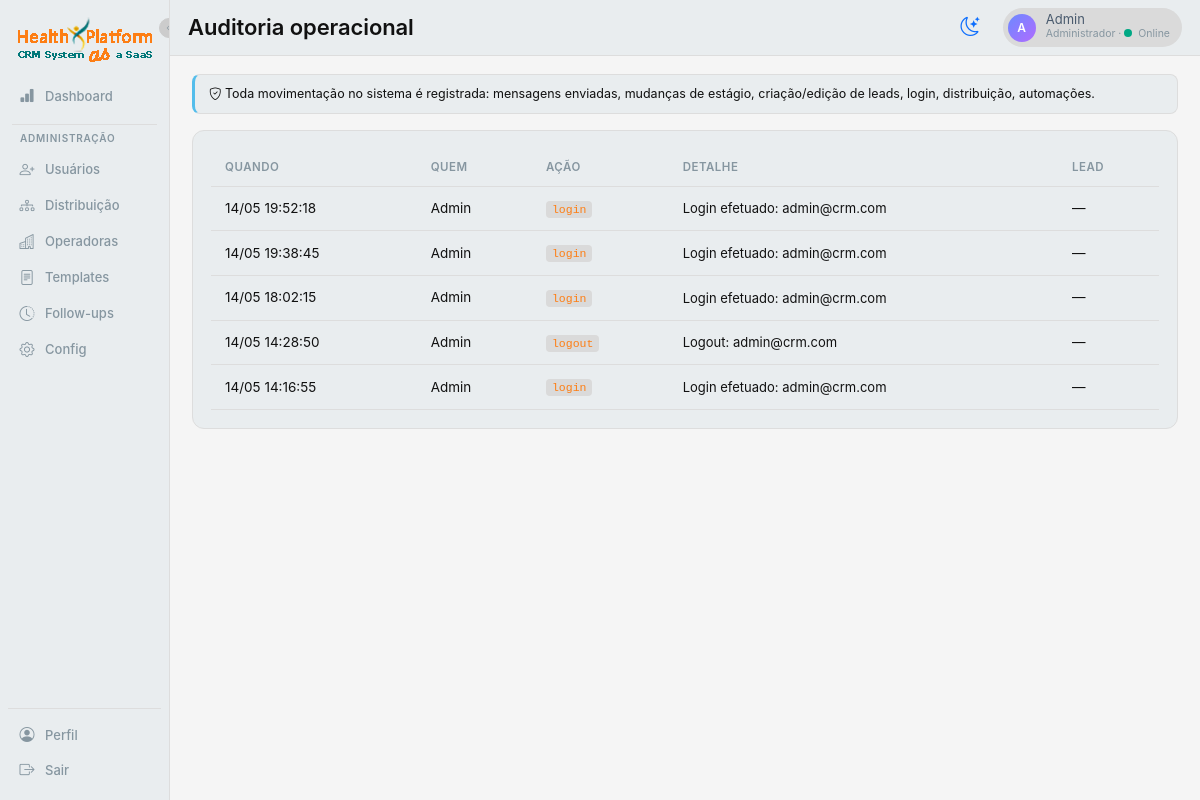
The app's page /auditoria (signed in), older data.
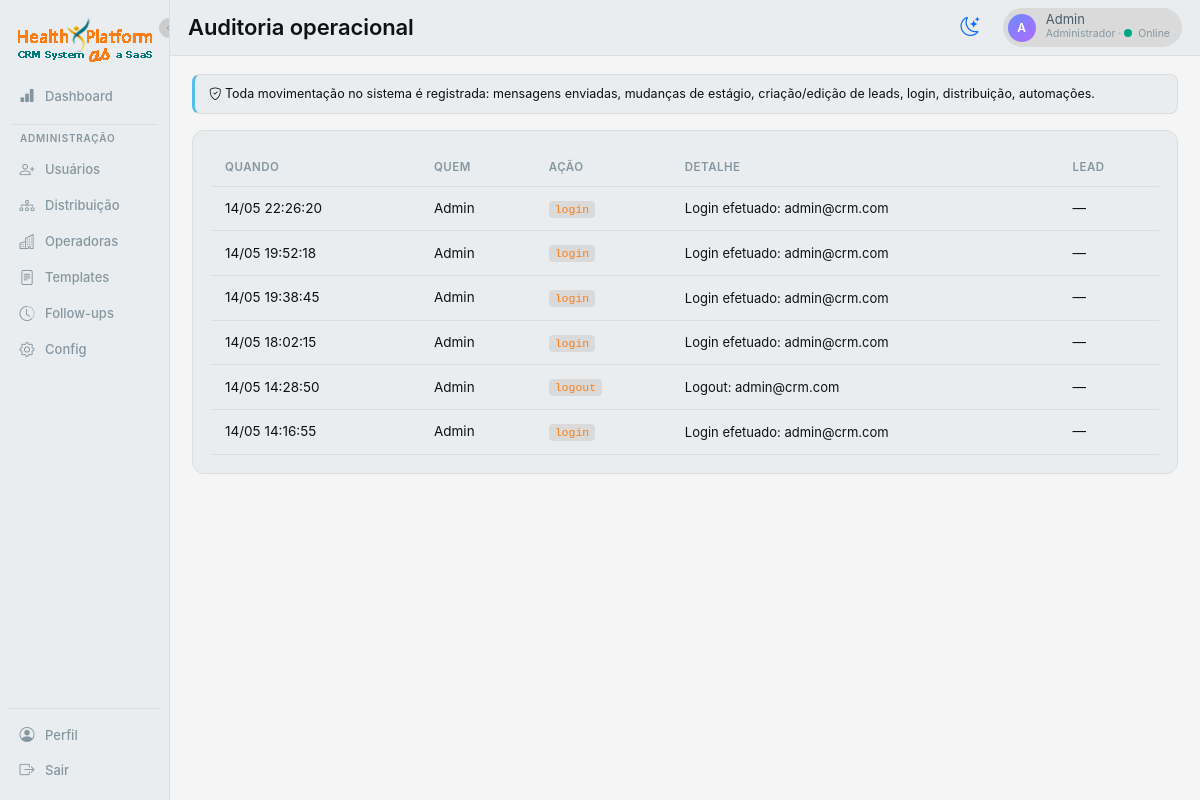
The same page, newer data.
### app.py (models this page shows, shortened)
class User(db.Model):
    __tablename__ = 'users'
    id = db.Column(db.Integer, primary_key=True)
    name = db.Column(db.String(120), nullable=False)
    email = db.Column(db.String(120), unique=True, nullable=False)
    password_hash = db.Column(db.String(255), nullable=False)
    role = db.Column(db.String(20), default='consultor')  # master | admin | coordenador | lider | consultor
    weekly_quota = db.Column(db.Integer, default=20)
    is_online = db.Column(db.Boolean, default=True)
    is_active = db.Column(db.Boolean, default=True)
    is_blocked = db.Column(db.Boolean, default=False)  # bloqueado por master/coordenador (não recebe lead, não envia msg)
    blocked_reason = db.Column(db.String(255), default='')
    created_at = db.Column(db.DateTime, default=datetime.utcnow)
    manager_id = db.Column(db.Integer, db.ForeignKey('users.id'))
    manager = db.relationship('User', remote_side=[id], backref='subordinados')
    favorite_templates = db.Column(db.String(255), default='')  # ids separados por vírgula (max 3)
    favorite_followups = db.Column(db.String(255), default='')  # ids separados por vírgula (max 5)
    cadence_per_day = db.Column(db.Integer, default=2)        # quantos FUPs por dia (1-4)
    cadence_days = db.Column(db.Integer, default=3)           # quantos dias mantém cadência (1-3)
    cadence_interval_hours = db.Column(db.Integer, default=3) # intervalo mínimo entre FUPs no mesmo dia

class AuditLog(db.Model):
    __tablename__ = 'audit_logs'
    id = db.Column(db.Integer, primary_key=True)
    user_id = db.Column(db.Integer, db.ForeignKey('users.id'))
    lead_id = db.Column(db.Integer, db.ForeignKey('leads.id'))
    action = db.Column(db.String(60), nullable=False)
    detail = db.Column(db.Text)
    created_at = db.Column(db.DateTime, default=datetime.utcnow)
    user = db.relationship('User')
    lead = db.relationship('Lead')

### app.py (the view)
@app.route('/auditoria')
@admin_required
def auditoria():
    page = request.args.get('page', 1, type=int)
    logs = AuditLog.query.order_by(desc(AuditLog.created_at)).limit(500).all()
    return render_template('auditoria.html', logs=logs)

### app.py (called while the page is built)
def current_user():
    uid = session.get('user_id')
    if not uid:
        return None
    return db.session.get(User, uid)

def role_required(*allowed_roles):
    def deco(f):
        @wraps(f)
        def wrap(*args, **kwargs):
            u = current_user()
            if not u or u.role not in allowed_roles:
                flash(f'Apenas {", ".join(allowed_roles)} podem acessar essa página.', 'danger')
                return redirect(url_for('dashboard'))
            return f(*args, **kwargs)
        return wrap
    return deco

def filter_leads_by_visibility(query, user):
    if user.role == 'master':
        return query
    if user.role == 'coordenador':
        return query.filter(Lead.owner_id.in_(visible_user_ids(user)))
    if user.role in ('lider', 'admin'):
        return query.filter(db.false())
    return query.filter(Lead.owner_id == user.id)

### templates/auditoria.html (shortened to what this page needs)
{% extends 'base.html' %}
{% set active_nav = 'auditoria' %}
{% block page_title %}Auditoria operacional{% endblock %}
{% block content %}
<div class="alert alert-info mb-3" style="font-size:12.5px;">
  <i class="bi bi-shield-check"></i>
  Toda movimentação no sistema é registrada: mensagens enviadas, mudanças de estágio, criação/edição de leads, login, distribuição, automações.
</div>
<div class="card-x">
  <table class="x-table">
    <thead><tr><th>Quando</th><th>Quem</th><th>Ação</th><th>Detalhe</th><th>Lead</th></tr></thead>
    <tbody>
      {% for log in logs %}
      <tr>
        <td class="text-mute" style="white-space:nowrap;">{{ log.created_at.strftime('%d/%m %H:%M:%S') }}</td>
        <td>{% if log.user %}{{ log.user.name }}{% else %}<span class="chip">sistema</span>{% endif %}</td>
        <td><code style="background:var(--bg-elev);padding:2px 6px;border-radius:4px;font-size:11.5px;color:var(--brand);">{{ log.action }}</code></td>
        <td class="fs-13 text-soft">{{ log.detail or '—' }}</td>
        <td>
          {% if log.lead %}
            <a href="{{ url_for('lead_detail', lead_id=log.lead_id) }}">{{ log.lead.name }}</a>
          {% else %}—{% endif %}
        </td>
      </tr>
      {% else %}
      <tr><td colspan="5" class="text-center text-mute">Sem registros.</td></tr>
      {% endfor %}
    </tbody>
  </table>
</div>
{% endblock %}

### templates/base.html (shortened to what this page needs)
<!doctype html>
<html lang="pt-BR">
<head>
  <link href="https://cdn.jsdelivr.net/npm/bootstrap@5.3.2/dist/css/bootstrap.min.css" rel="stylesheet">
  <link href="https://cdn.jsdelivr.net/npm/bootstrap-icons@1.11.2/font/bootstrap-icons.css" rel="stylesheet">
  <link rel="stylesheet" href="{{ url_for('static', filename='css/app.css') }}">
</head>
<body data-lead-id="{{ lead_id_for_js or '' }}" data-user-id="{{ current_user.id if current_user else '' }}"
  data-user-role="{{ current_user.role if current_user else '' }}">
  {% if current_user %}
  <div class="app-shell">
    <aside class="sidebar">
      <button type="button" class="sidebar-toggle" onclick="toggleSidebar()" title="Expandir/recolher menu">
        <i class="bi bi-chevron-left"></i>
      </button>
      <div class="brand" title="CRM Conversacional">
        <img src="{{ url_for('static', filename='imgs/logo.png') }}" alt="Logo" class="logo">
      </div>
      <a href="{{ url_for('dashboard') }}" data-tip="Dashboard"
        class="nav-item {% if active_nav == 'dashboard' %}active{% endif %}">
        <i class="bi bi-bar-chart-fill"></i><span class="nav-label">Dashboard</span>
      </a>
      {% if current_user.role in ('master', 'admin') %}
      <div class="nav-divider"></div>
      <div class="nav-section-label">Administração</div>
      <a href="{{ url_for('usuarios') }}" data-tip="Usuários"
        class="nav-item {% if active_nav == 'usuarios' %}active{% endif %}">
        <i class="bi bi-person-plus"></i><span class="nav-label">Usuários</span>
      </a>
      <a href="{{ url_for('distribuicao') }}" data-tip="Distribuição"
        class="nav-item {% if active_nav == 'distribuicao' %}active{% endif %}">
        <i class="bi bi-diagram-3"></i><span class="nav-label">Distribuição</span>
      </a>
      <a href="{{ url_for('operadoras_list') }}" data-tip="Operadoras"
        class="nav-item {% if active_nav == 'operadoras' %}active{% endif %}">
        <i class="bi bi-buildings"></i><span class="nav-label">Operadoras</span>
      </a>
      <a href="{{ url_for('templates_list') }}" data-tip="Templates"
        class="nav-item {% if active_nav == 'templates' %}active{% endif %}">
        <i class="bi bi-file-text"></i><span class="nav-label">Templates</span>
      </a>
      <a href="{{ url_for('followups_list') }}" data-tip="Follow-ups"
        class="nav-item {% if active_nav == 'followups' %}active{% endif %}">
        <i class="bi bi-clock-history"></i><span class="nav-label">Follow-ups</span>
      </a>
      <a href="{{ url_for('configuracoes') }}" data-tip="Configurações"
        class="nav-item {% if active_nav == 'config' %}active{% endif %}">
        <i class="bi bi-gear"></i><span class="nav-label">Config</span>
      </a>
      {% endif %}
      <div class="nav-bottom">
        <a href="{{ url_for('perfil') }}" data-tip="Perfil"
          class="nav-item {% if active_nav == 'perfil' %}active{% endif %}">
          <i class="bi bi-person-circle"></i><span class="nav-label">Perfil</span>
        </a>
        <a href="{{ url_for('logout') }}" data-tip="Sair" class="nav-item">
          <i class="bi bi-box-arrow-right"></i><span class="nav-label">Sair</span>
        </a>
      </div>
    </aside>
    <main class="main">
      <div class="topbar">
        <div class="page-title">{% block page_title %}{% endblock %}</div>
        <button id="themeToggle" class="btn btn-link text-decoration-none" style="font-size: 1.2rem; padding: 4px 8px;"
          title="Alternar tema claro/escuro">
          <i id="themeIcon" class="bi bi-moon-stars"></i>
        </button>
        <div class="user-chip">
          <div class="avatar">{{ current_user.name[0]|upper }}</div>
          <div>
            <div style="line-height:1;">{{ current_user.name }}</div>
            <div style="font-size:10.5px;color:var(--text-mute);">
              {% if current_user.role == 'admin' %}Administrador{% else %}Consultor{% endif %}
              · <span class="status-dot {% if current_user.is_online %}online{% else %}offline{% endif %}"></span>{% if
              current_user.is_online %}Online{% else %}Offline{% endif %}
            </div>
          </div>
        </div>
      </div>
      <div class="content {% block content_class %}{% endblock %}">
        {% block content %}{% endblock %}
      </div>
    </main>
  </div>
  {% else %}
  {% block anon %}{% endblock %}
  {% endif %}
</body>
</html>

Row changes from the older to the newer data that the page shows:
added AuditLog: created_at "14/05 22:26:20", user.name "Admin", action "login", detail "Login efetuado: admin@crm.com"
